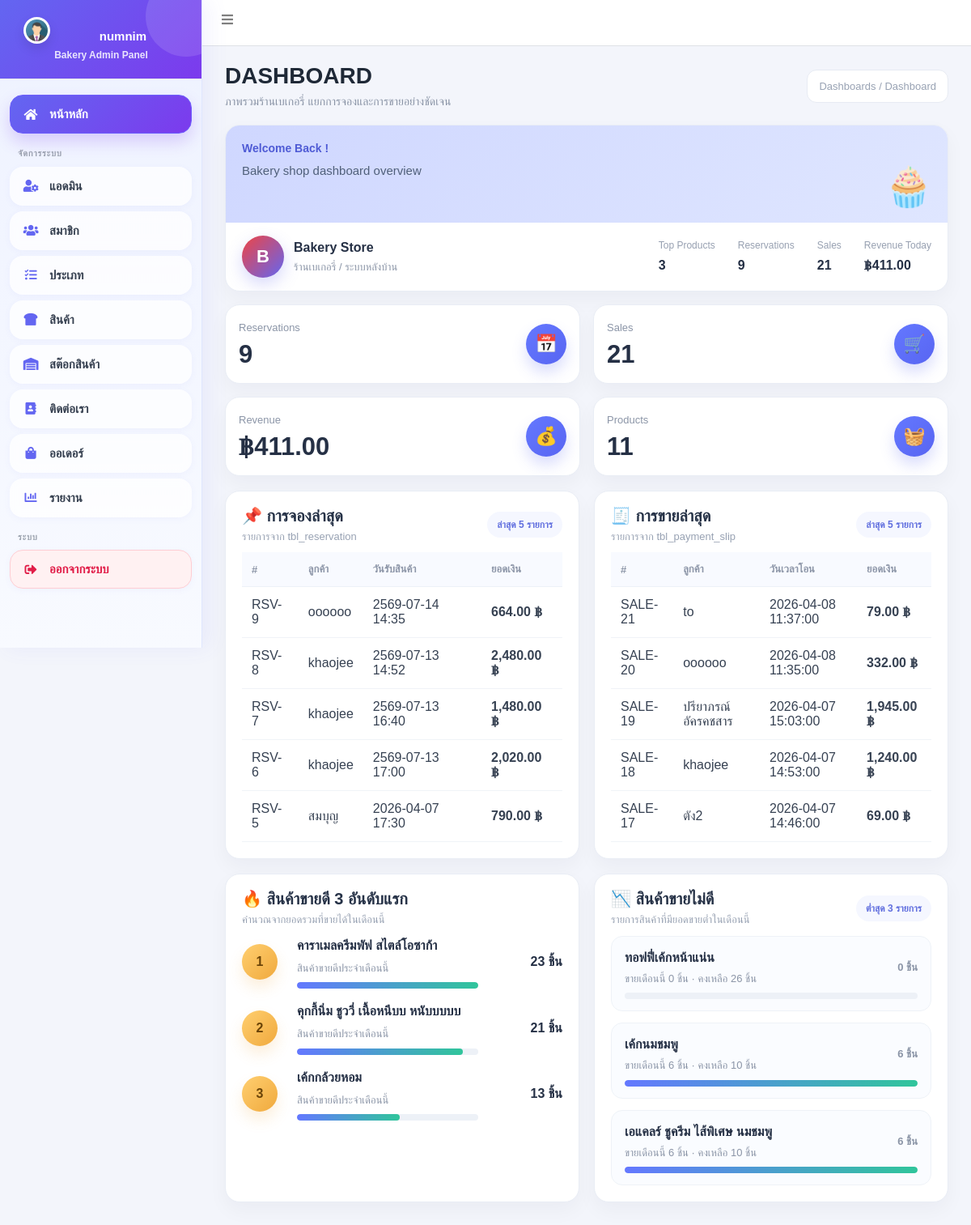
Screenshot of /admin/dashboard.php (signed in) with the database file from the repository.
### tables this page shows
CREATE TABLE `tbl_reservation` (
  `reserve_id` int(11) NOT NULL,
  `m_id` int(11) DEFAULT NULL,
  `order_type` enum('reserve','sale') NOT NULL DEFAULT 'reserve',
  `reserve_name` varchar(150) NOT NULL,
  `reserve_phone` varchar(20) NOT NULL,
  `pickup_date` date NOT NULL,
  `pickup_time` time NOT NULL,
  `reserve_note` text,
  `total_amount` decimal(10,2) NOT NULL DEFAULT '0.00',
  `deposit_amount` decimal(10,2) NOT NULL DEFAULT '0.00',
  `payment_status` varchar(50) NOT NULL DEFAULT 'pending',
  `reserve_status` varchar(50) NOT NULL DEFAULT 'pending',
  `created_at` timestamp NOT NULL DEFAULT CURRENT_TIMESTAMP
);

CREATE TABLE `tbl_payment_slip` (
  `slip_id` int(11) NOT NULL,
  `member_id` int(11) DEFAULT NULL,
  `payer_name` varchar(100) NOT NULL,
  `payer_phone` varchar(20) DEFAULT NULL,
  `pay_amount` decimal(10,2) NOT NULL DEFAULT '0.00',
  `pay_datetime` datetime NOT NULL,
  `slip_image` varchar(255) NOT NULL,
  `note` text,
  `status` varchar(50) NOT NULL DEFAULT 'รอตรวจสอบ',
  `created_at` timestamp NOT NULL DEFAULT CURRENT_TIMESTAMP
);

CREATE TABLE `tbl_product` (
  `p_id` int(11) NOT NULL,
  `type_id` int(11) NOT NULL,
  `p_name` varchar(255) NOT NULL,
  `p_detail` text,
  `p_price` decimal(10,2) NOT NULL DEFAULT '0.00',
  `p_qty` int(11) NOT NULL DEFAULT '0',
  `img` varchar(255) DEFAULT NULL,
  `p_date_save` timestamp NULL DEFAULT CURRENT_TIMESTAMP,
  `p_unit` varchar(50) DEFAULT 'ชิ้น',
  `p_status` tinyint(1) DEFAULT '1',
  `p_stock` int(11) NOT NULL DEFAULT '0',
  `sale_type` enum('sale','preorder') NOT NULL DEFAULT 'sale'
);

### admin/dashboard.php (the view, shortened to what the rows shown need)
<?php
include 'head.php';
include '../condb.php';
$stmtLatestReserve = $conn->prepare("
    SELECT reserve_id, reserve_name, created_at, pickup_date, pickup_time, total_amount
    FROM tbl_reservation
    ORDER BY reserve_id DESC
    LIMIT 5
");
$stmtLatestReserve->execute();
$latestReserve = $stmtLatestReserve->fetchAll(PDO::FETCH_ASSOC);
$stmtLatestSales = $conn->prepare("
    SELECT
        slip_id,
        payer_name,
        payer_phone,
        pay_amount,
        pay_datetime,
        created_at,
        status
    FROM tbl_payment_slip
    ORDER BY slip_id DESC
    LIMIT 5
");
$stmtLatestSales->execute();
$latestSales = $stmtLatestSales->fetchAll(PDO::FETCH_ASSOC);
$stmtBest = $conn->prepare("
    SELECT
        p.p_id,
        p.p_name,
        COALESCE(SUM(rd.qty), 0) AS total_sold
    FROM tbl_reservation r
    INNER JOIN tbl_reservation_detail rd ON r.reserve_id = rd.reserve_id
    INNER JOIN tbl_product p ON rd.p_id = p.p_id
    WHERE MONTH(r.created_at) = MONTH(CURRENT_DATE())
      AND YEAR(r.created_at) = YEAR(CURRENT_DATE())
      AND r.payment_status = 'paid'
    GROUP BY p.p_id, p.p_name
    ORDER BY total_sold DESC, p.p_name ASC
    LIMIT 3
");
$stmtBest->execute();
$bestProducts = $stmtBest->fetchAll(PDO::FETCH_ASSOC);
$stmtLow = $conn->prepare("
    SELECT
        p.p_id,
        p.p_name,
        p.p_stock,
        COALESCE(SUM(
            CASE
                WHEN MONTH(r.created_at) = MONTH(CURRENT_DATE())
                 AND YEAR(r.created_at) = YEAR(CURRENT_DATE())
                 AND r.payment_status = 'paid'
                THEN rd.qty
                ELSE 0
            END
        ), 0) AS total_sold
    FROM tbl_product p
    LEFT JOIN tbl_reservation_detail rd ON p.p_id = rd.p_id
    LEFT JOIN tbl_reservation r ON rd.reserve_id = r.reserve_id
    GROUP BY p.p_id, p.p_name, p.p_stock
    ORDER BY total_sold ASC, p.p_name ASC
    LIMIT 3
");
$stmtLow->execute();
$lowProducts = $stmtLow->fetchAll(PDO::FETCH_ASSOC);
$maxBestSold = 1;
if (!empty($bestProducts)) {
    $maxBestSold = max(array_column($bestProducts, 'total_sold'));
}
$maxLowSold = 1;
if (!empty($lowProducts)) {
    $maxLowSold = max(array_column($lowProducts, 'total_sold'));
}
?>
<!DOCTYPE html>
<html lang="th">
<head>
</head>
<body class="hold-transition sidebar-mini layout-fixed">
    <div class="wrapper">
        <?php include 'menu.php'; ?>
        <div class="content-wrapper">
            <section class="content">
                <div class="container-fluid dashboard-wrap">
                    <div class="page-head">
                        <div>
                            <h1 class="page-title">DASHBOARD</h1>
                        </div>
                    </div>
                    <div class="mid-grid">
                        <div class="dash-card">
                            <div class="dash-card-body">
                                <div class="table-responsive">
                                    <table class="table-modern">
                                        <thead>
                                            <tr>
                                                <th>#</th>
                                                <th>ลูกค้า</th>
                                                <th>วันรับสินค้า</th>
                                                <th>ยอดเงิน</th>
                                            </tr>
                                        </thead>
                                        <tbody>
                                            <?php if (!empty($latestReserve)): ?>
                                                <?php foreach ($latestReserve as $row): ?>
                                                    <tr>
                                                        <td>RSV-<?= htmlspecialchars($row['reserve_id']) ?></td>
                                                        <td><?= htmlspecialchars($row['reserve_name']) ?></td>
                                                        <td>
                                                            <?= htmlspecialchars($row['pickup_date']) ?>
                                                            <?= htmlspecialchars(substr($row['pickup_time'], 0, 5)) ?>
                                                        </td>
                                                        <td class="amount-text"><?= number_format($row['total_amount'], 2) ?> ฿
                                                        </td>
                                                    </tr>
                                                <?php endforeach; ?>
                                            <?php else: ?>
                                                <tr>
                                                    <td colspan="4" class="empty-text">ไม่มีข้อมูลการจอง</td>
                                                </tr>
                                            <?php endif; ?>
                                        </tbody>
                                    </table>
                                </div>
                            </div>
                        </div>
                        <div class="dash-card">
                            <div class="dash-card-body">
                                <div class="table-responsive">
                                    <table class="table-modern">
                                        <thead>
                                            <tr>
                                                <th>#</th>
                                                <th>ลูกค้า</th>
                                                <th>วันเวลาโอน</th>
                                                <th>ยอดเงิน</th>
                                            </tr>
                                        </thead>
                                        <tbody>
                                            <?php if (!empty($latestSales)): ?>
                                                <?php foreach ($latestSales as $row): ?>
                                                    <tr>
                                                        <td>SALE-<?= htmlspecialchars($row['slip_id']) ?></td>
                                                        <td><?= htmlspecialchars($row['payer_name']) ?></td>
                                                        <td><?= htmlspecialchars($row['pay_datetime']) ?></td>
                                                        <td class="amount-text"><?= number_format($row['pay_amount'], 2) ?> ฿
                                                        </td>
                                                    </tr>
                                                <?php endforeach; ?>
                                            <?php else: ?>
                                                <tr>
                                                    <td colspan="4" class="empty-text">ไม่มีข้อมูลการขาย</td>
                                                </tr>
                                            <?php endif; ?>
                                        </tbody>
                                    </table>
                                </div>
                            </div>
                        </div>
                    </div>
                    <div class="bottom-grid">
                        <div class="dash-card">
                            <div class="dash-card-body">
                                <?php if (!empty($bestProducts)): ?>
                                    <div class="product-list">
                                        <?php foreach ($bestProducts as $index => $row): ?>
                                            <?php $percent = ((float)$row['total_sold'] / $maxBestSold) * 100; ?>
                                            <div class="product-row">
                                                <div class="product-rank"><?= $index + 1 ?></div>
                                                <div>
                                                    <div class="product-name"><?= htmlspecialchars($row['p_name']) ?></div>
                                                    <div class="product-meta">สินค้าขายดีประจำเดือนนี้</div>
                                                    <div class="progress-soft">
                                                        <span style="width: <?= $percent ?>%;"></span>
                                                    </div>
                                                </div>
                                                <div class="product-total"><?= number_format($row['total_sold']) ?> ชิ้น</div>
                                            </div>
                                        <?php endforeach; ?>
                                    </div>
                                <?php else: ?>
                                    <div class="empty-text">ไม่มีข้อมูลสินค้าขายดี</div>
                                <?php endif; ?>
                            </div>
                        </div>
                        <div class="dash-card">
                            <div class="dash-card-body">
                                <?php if (!empty($lowProducts)): ?>
                                    <div class="low-list">
                                        <?php foreach ($lowProducts as $row): ?>
                                            <?php $lowPercent = $maxLowSold > 0 ? (((float)$row['total_sold'] / $maxLowSold) * 100) : 0; ?>
                                            <div class="low-item">
                                                <div class="low-top">
                                                    <div>
                                                        <div class="low-name"><?= htmlspecialchars($row['p_name']) ?></div>
                                                        <div class="low-sub">
                                                            ขายเดือนนี้ <?= number_format($row['total_sold']) ?> ชิ้น
                                                            · คงเหลือ <?= number_format($row['p_stock']) ?> ชิ้น
                                                        </div>
                                                    </div>
                                                    <div class="low-value"><?= number_format($row['total_sold']) ?> ชิ้น</div>
                                                </div>
                                                <div class="progress-soft">
                                                    <span style="width: <?= $lowPercent ?>%;"></span>
                                                </div>
                                            </div>
                                        <?php endforeach; ?>
                                    </div>
                                <?php else: ?>
                                    <div class="empty-text">ไม่มีข้อมูลสินค้าขายไม่ดี</div>
                                <?php endif; ?>
                            </div>
                        </div>
                    </div>
                </div>
            </section>
        </div>
    </div>
</body>
</html>

### rows the page displays
tbl_reservation: reserve_id "9", reserve_name "oooooo", pickup_date "2569-07-14", pickup_time "14:35", total_amount "664.00"
tbl_reservation: reserve_id "8", reserve_name "khaojee", pickup_date "2569-07-13", pickup_time "14:52", total_amount "2,480.00"
tbl_reservation: reserve_id "7", reserve_name "khaojee", pickup_date "2569-07-13", pickup_time "16:40", total_amount "1,480.00"
tbl_reservation: reserve_id "6", reserve_name "khaojee", pickup_date "2569-07-13", pickup_time "17:00", total_amount "2,020.00"
tbl_reservation: reserve_id "5", reserve_name "สมบุญ", pickup_date "2026-04-07", pickup_time "17:30", total_amount "790.00"
tbl_payment_slip: slip_id "21", payer_name "to", pay_datetime "2026-04-08 11:37:00", pay_amount "79.00"
tbl_payment_slip: slip_id "20", payer_name "oooooo", pay_datetime "2026-04-08 11:35:00", pay_amount "332.00"
tbl_payment_slip: slip_id "19", payer_name "ปรียาภรณ์ อัครคชสาร", pay_datetime "2026-04-07 15:03:00", pay_amount "1,945.00"
tbl_payment_slip: slip_id "18", payer_name "khaojee", pay_datetime "2026-04-07 14:53:00", pay_amount "1,240.00"
tbl_payment_slip: slip_id "17", payer_name "ตัง2", pay_datetime "2026-04-07 14:46:00", pay_amount "69.00"
tbl_product: p_name "คาราเมลครีมพัฟ สไตล์โอซาก้า", $percent 100 (drawn), total_sold "23"
tbl_product: p_name "คุกกี้นิ่ม ชูววี่ เนื้อหนึบบ หนับบบบบ", $percent 91.304347826087 (drawn), total_sold "21"
tbl_product: p_name "เค้กกล้วยหอม", $percent 56.521739130435 (drawn), total_sold "13"
tbl_product: p_name "ทอฟฟี่เค้กหน้าแน่น", total_sold "0", p_stock "26"
tbl_product: p_name "เค้กนมชมพู", total_sold "6", p_stock "10", $lowPercent 100 (drawn)
tbl_product: p_name "เอแคลร์ ชูครีม ไส้พิเศษ นมชมพู", total_sold "6", p_stock "10", $lowPercent 100 (drawn)

### other values shown
$_SESSION['m_name'] "numnim"
count($bestProducts) "3"
$total_reserve "9"
$total_sales "21"
$today_sales "411.00"
$total_products "11"
